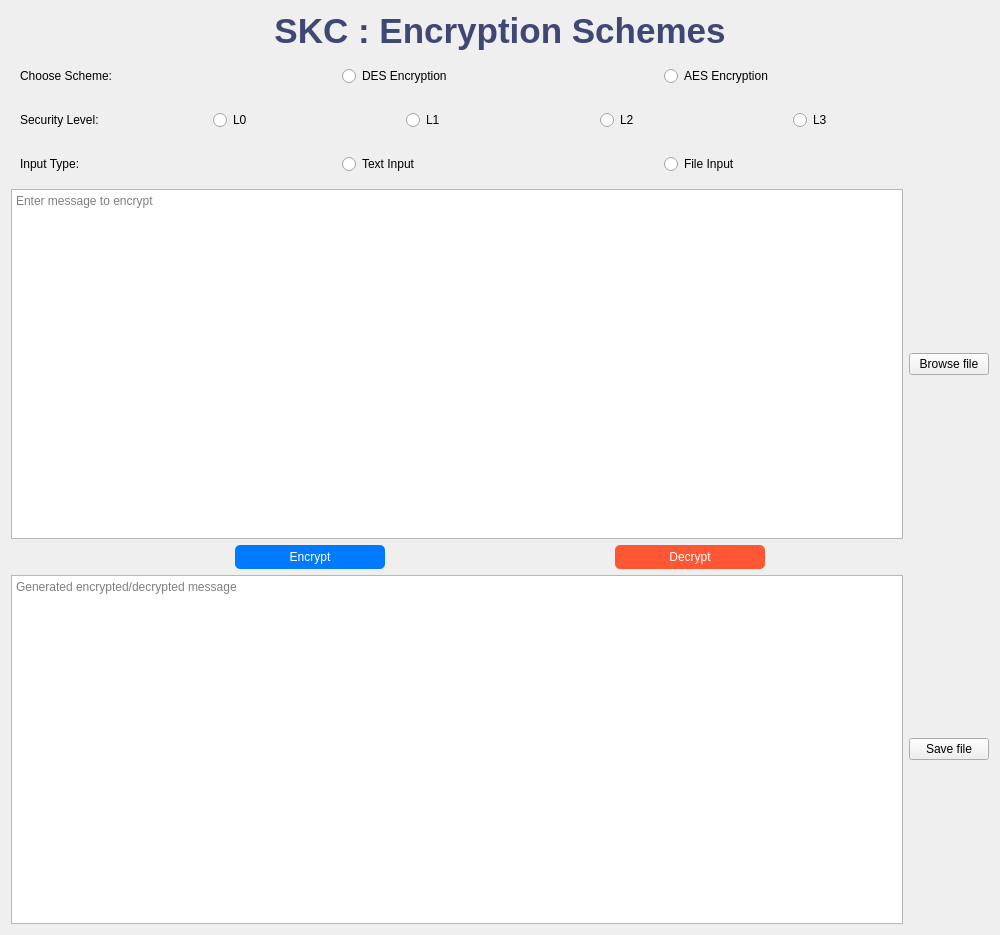
<?xml version="1.0" encoding="UTF-8"?>
<ui version="4.0">
 <class>SKC_Encryption_Scheme</class>
 <widget class="QWidget" name="SKC_Encryption_Scheme">
  <property name="geometry">
   <rect>
    <x>0</x>
    <y>0</y>
    <width>1000</width>
    <height>935</height>
   </rect>
  </property>
  <property name="windowTitle">
   <string>SKC : Encryption Scheme</string>
  </property>
  <layout class="QVBoxLayout" name="verticalLayout">
   <item>
    <widget class="QLabel" name="mainTitle">
     <property name="styleSheet">
      <string>font-size: 35px; font-weight: bold; color: #3f4773;</string>
     </property>
     <property name="text">
      <string>SKC : Encryption Schemes</string>
     </property>
     <property name="alignment">
      <set>Qt::AlignCenter</set>
     </property>
    </widget>
   </item>
   <!-- Choose Scheme Section -->
   <item>
    <layout class="QHBoxLayout" name="encryptionSchemeLayout">
     <item>
      <widget class="QWidget" name="chooseSchemeWrapper">
       <property name="minimumWidth">
        <number>318</number>
       </property>
       <layout class="QHBoxLayout">
        <item>
         <widget class="QLabel" name="chooseSchemeLabel">
          <property name="text">
           <string>Choose Scheme:</string>
          </property>
         </widget>
        </item>
        <item>
         <widget class="QRadioButton" name="desRadioButton">
          <property name="text">
           <string>DES Encryption</string>
          </property>
         </widget>
        </item>
        <item>
         <widget class="QRadioButton" name="aesRadioButton">
          <property name="text">
           <string>AES Encryption</string>
          </property>
         </widget>
        </item>
       </layout>
      </widget>
     </item>
    </layout>
   </item>
   <!-- Security Level Section -->
   <item>
    <layout class="QHBoxLayout" name="securityLevelLayout">
     <item>
      <widget class="QWidget" name="securityLevelWrapper">
       <property name="minimumWidth">
        <number>318</number>
       </property>
       <layout class="QHBoxLayout">
        <item>
         <widget class="QLabel" name="securityLevelLabel">
          <property name="text">
           <string>Security Level:</string>
          </property>
         </widget>
        </item>

        <item>
         <widget class="QRadioButton" name="securityL0RadioButton">
          <property name="text">
           <string>L0</string>
          </property>
         </widget>
        </item>
        
        <item>
         <widget class="QRadioButton" name="securityL1RadioButton">
          <property name="text">
           <string>L1</string>
          </property>
         </widget>
        </item>
        <item>
         <widget class="QRadioButton" name="securityL2RadioButton">
          <property name="text">
           <string>L2</string>
          </property>
         </widget>
        </item>
        <item>
         <widget class="QRadioButton" name="securityL3RadioButton">
          <property name="text">
           <string>L3</string>
          </property>
         </widget>
        </item>
       </layout>
      </widget>
     </item>
    </layout>
   </item>
   <!-- Input Type Section -->
   <item>
    <layout class="QHBoxLayout" name="inputTypeLayout">
     <item>
      <widget class="QWidget" name="inputTypeWrapper">
       <property name="minimumWidth">
        <number>318</number>
       </property>
       <layout class="QHBoxLayout">
        <item>
         <widget class="QLabel" name="inputTypeLabel">
          <property name="text">
           <string>Input Type:</string>
          </property>
         </widget>
        </item>
        <item>
         <widget class="QRadioButton" name="textInputRadioButton">
          <property name="text">
           <string>Text Input</string>
          </property>
         </widget>
        </item>
        <item>
         <widget class="QRadioButton" name="fileInputRadioButton">
          <property name="text">
           <string>File Input</string>
          </property>
         </widget>
        </item>
       </layout>
      </widget>
     </item>
    </layout>
   </item>
   <item>
    <layout class="QHBoxLayout" name="inputTextLayout">
     <item>
      <widget class="QTextEdit" name="inputText">
       <property name="placeholderText">
        <string>Enter message to encrypt</string>
       </property>
      </widget>
     </item>
     <item>
      <widget class="QPushButton" name="chooseFileButton">
       <property name="text">
        <string>Browse file</string>
       </property>
      </widget>
     </item>
    </layout>
   </item>
   <item>
    <layout class="QHBoxLayout" name="encryptDecryptButtonsLayout">
     <item>
      <widget class="QPushButton" name="encryptButton">
       <property name="maximumSize">
        <size>
         <width>150</width>
         <height>30</height>
        </size>
       </property>
       <property name="styleSheet">
        <string>background-color: #007BFF; color: white; padding: 5px 10px; border-radius: 5px;</string>
       </property>
       <property name="text">
        <string>Encrypt</string>
       </property>
      </widget>
     </item>
     <item>
      <widget class="QPushButton" name="decryptButton">
       <property name="maximumSize">
        <size>
         <width>150</width>
         <height>30</height>
        </size>
       </property>
       <property name="styleSheet">
        <string>background-color: #FF5733; color: white; padding: 5px 10px; border-radius: 5px;</string>
       </property>
       <property name="text">
        <string>Decrypt</string>
       </property>
      </widget>
     </item>
    </layout>
   </item>
   <item>
    <layout class="QHBoxLayout" name="outputTextLayout">
     <item>
      <widget class="QTextEdit" name="outputText">
       <property name="readOnly">
        <bool>true</bool>
       </property>
       <property name="placeholderText">
        <string>Generated encrypted/decrypted message</string>
       </property>
      </widget>
     </item>
     <item>
      <widget class="QPushButton" name="saveFileButton">
       <property name="text">
        <string>  Save file  </string>
       </property>
      </widget>
     </item>
    </layout>
   </item>
   <item>
    <layout class="QHBoxLayout" name="outputFileLayout"/>
   </item>
  </layout>
 </widget>
 <resources/>
 <connections/>
</ui>
